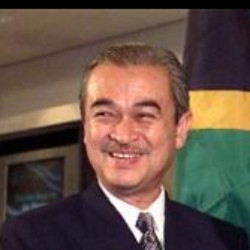
#> input picture Images/Abdullah_Ahmad_Badawi_0001.jpg, 250 x 250 px, found by its file name
$ python GenerateNoise.py
#> lines starting #> are read from the running program, lines starting #| are printed output that depends on the picture; after the words box and inside, x2 and y2 are one past the last pixel; in counts of white or black regions, pixels touching at a corner belong together
import cv2
import numpy as np
import matplotlib.pyplot as plt


import numpy as np


def label_regions(im, num_regions): #Directamente sacado del github (lic.py)

    # Builds an 8-connected graph of pixels, with edge weights being the
    # l2 distance between pixel colors in whatever color space they are in.
    # Then, finds the minimum-cost spanning forest with num_regions components.

    H, W, C = im.shape
    J, I = np.meshgrid(np.arange(W), np.arange(H))

    edges = []
    indices = I * W + J

    h_cost = np.sum((im[:, :-1, :] - im[:, 1:, :]) ** 2, axis=2) ** 0.5
    h_edges = list(zip(h_cost.ravel(), indices[:, :-1].ravel(), indices[:, 1:].ravel()))
    edges += h_edges

    v_cost = np.sum((im[:-1, :, :] - im[1:, :, :]) ** 2, axis=2) ** 0.5
    v_edges = list(zip(v_cost.ravel(), indices[:-1, :].ravel(), indices[1:, :].ravel()))
    edges += v_edges

    dr_cost = np.sum((im[:-1, :-1, :] - im[1:, 1:, :]) ** 2, axis=2) ** 0.5
    dr_edges = list(zip(dr_cost.ravel(), indices[:-1, :-1].ravel(), indices[1:, 1:].ravel()))
    edges += dr_edges

    ur_cost = np.sum((im[1:, :-1, :] - im[:-1, 1:, :]) ** 2, axis=2) ** 0.5
    ur_edges = list(zip(ur_cost.ravel(), indices[1:, :-1].ravel(), indices[:-1, 1:].ravel()))
    edges += ur_edges

    edges.sort()

    p, rank, components = np.arange(H * W), np.zeros(H * W), H * W

    def parent(x):
        if p[x] == x:
            return x
        p[x] = parent(p[x])
        return p[x]

    for cost, x, y in edges:
        if components <= num_regions:
            break

        x = parent(x)
        y = parent(y)
        if x == y:
            continue
        if rank[x] > rank[y]:
            x, y = y, x
        if rank[x] == rank[y]:
            rank[y] += 1
        p[x] = y
        components -= 1

    component_labels = dict()
    labels = np.zeros((H, W), dtype=np.int32)
    label_counts = []
    for i in range(H):
        for j in range(W):
            pi = parent(i * W + j)
            if pi not in component_labels:
                component_labels[pi] = len(component_labels)
                label_counts.append(0)
            labels[i, j] = component_labels[pi]
            label_counts[labels[i, j]] += 1

    return labels, label_counts


def generate_noise_image(im_gray, labels, label_counts, #Directamenete sacado del github (lic.py)
                         lambda_1=0.7, min_1=0, max_1=255,
                         lambda_2=0.3, min_2=0, max_2=255):

    """
    Generates a speckle noise image based on region labels and grayscale values.

    Args:
        im_gray (np.ndarray): 2D array of grayscale image values.
        labels (np.ndarray): 2D array of pixel region labels.
        label_counts (np.ndarray): Array containing the frequency of region labels.
        lambda_1 (float): Threshold 1 tuning parameter.
        min_1 (float): Threshold 1 low output value.
        max_1 (float): Threshold 1 high output value.
        lambda_2 (float): Threshold 2 tuning parameter.
        min_2 (float): Threshold 2 low output value.
        max_2 (float): Threshold 2 high output value.

    Returns:
        np.ndarray: 2D array representing the generated noise image.
    """

    im_gray = im_gray / 255.0
    H, W = im_gray.shape
    im_noise = np.zeros(im_gray.shape)

    K = len(label_counts)
    R = np.zeros(K)
    for i in range(H):
        for j in range(W):
            R[labels[i, j]] += im_gray[i, j]
    R /= np.array(label_counts)

    T_1 = lambda_1 * (1.0 - im_gray) ** 2.0
    T_2 = lambda_2 * (1.0 - im_gray) ** 2.0
    P = np.random.uniform(0, 1, (H, W))
    C_1 = min_1 * (P <= T_1) + max_1 * (P > T_1)
    C_2 = min_2 * (P <= T_2) + max_2 * (P > T_2)

    I = np.zeros((H, W))
    for i in range(H):
        for j in range(W):
            I[i, j] = im_gray[i, j] <= R[labels[i, j]]

    im_noise = C_1 * I + C_2 * (1.0 - I)
    return im_noise


# Cargas de la imagen tal y como lo hacen ellos en el github (run_lic.py)
filepath = "Images/Abdullah_Ahmad_Badawi_0001.jpg"
img = cv2.imread(filepath)
#> img is the input picture: shape (250, 250, 3); mean B, G, R 71.1, 81.6, 101.2
img = cv2.cvtColor(img, cv2.COLOR_BGR2RGB)
img_lab = cv2.cvtColor(img, cv2.COLOR_RGB2LAB)
#> img_lab: shape (250, 250, 3); mean of channels 0, 1, 2 91.1, 135, 136.8
img_gray = cv2.cvtColor(img, cv2.COLOR_RGB2GRAY)

#Generar etiquetas (sacado del github)
labels, label_counts = label_regions(img_lab, img_lab.shape[0] * img_lab.shape[1] // 8)
#> in label_regions, `h_cost = np.sum((im[:, :-1, :] - im[:, 1:, :]) ** 2, axis=2) ** 0.5`:
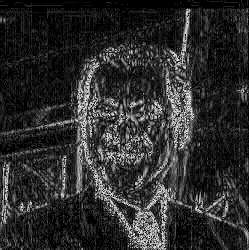
#> h_cost: shape (250, 249) float64; min 0, max 17.49, mean 3.1; drawn with min black and max white
#> in label_regions, `h_edges = list(zip(h_cost.ravel(), indices[:, :-1].ravel(), indices[:,..`: h_edges = 62250 items
#> in label_regions, `v_cost = np.sum((im[:-1, :, :] - im[1:, :, :]) ** 2, axis=2) ** 0.5`:
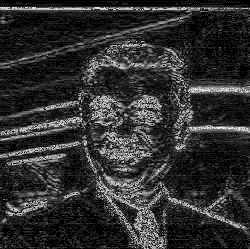
#> v_cost: shape (249, 250) float64; min 0, max 18.63, mean 3.51; drawn with min black and max white
#> in label_regions, `edges += v_edges`: edges = 124500 items
#> in label_regions, `dr_cost = np.sum((im[:-1, :-1, :] - im[1:, 1:, :]) ** 2, axis=2) ** 0.5`:
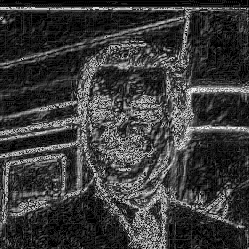
#> dr_cost: shape (249, 249) float64; min 0, max 18.84, mean 4.4; drawn with min black and max white
#> in label_regions, `dr_edges = list(zip(dr_cost.ravel(), indices[:-1, :-1].ravel(), indice..`: dr_edges = 62001 items
#> in label_regions, `edges += dr_edges`: edges = 186501 items
#> in label_regions, `ur_cost = np.sum((im[1:, :-1, :] - im[:-1, 1:, :]) ** 2, axis=2) ** 0.5`:
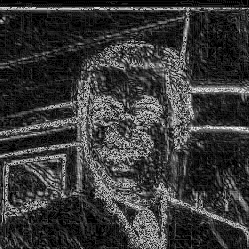
#> ur_cost: shape (249, 249) float64; min 0, max 19.31, mean 4.31; drawn with min black and max white
#> in label_regions, `ur_edges = list(zip(ur_cost.ravel(), indices[1:, :-1].ravel(), indices..`: ur_edges = 62001 items
#> in label_regions, `edges += ur_edges`: edges = 248502 items
#> the loop in label_regions, `for cost, x, y in edges:` made 134341 passes
#> (x, y, components) on passes 1, 2, 3, 4, 5, 7, 8, 9, 10, 12, 13, 15: (0, 1, 62499), (250, 1, 62498), (2, 1, 62497), (252, 1, 62496), (3, 1, 62495), (4, 5, 62494), (254, 5, 62493), (255, 5, 62492), (6, 5, 62491), (256, 5, 62490), (7, 5, 62489), (257, 5, 62488)
#> (x, y) on passes 6, 11, 14, 17, 20, 23: (1, 1), (5, 5), (5, 5), (5, 5), (5, 5), (5, 5)
#> after the loop in label_regions, `for cost, x, y in edges:`: components = 7812
#> after the loop in label_regions, `for i in range(H):`:
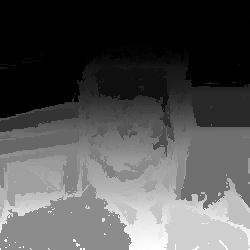
#> labels: shape (250, 250) int32; min 0, max 7811, mean 2570.4; drawn with min black and max white
#> label_counts = 7812 values, max 19298 at index 0, min 1 at index 4, mean 8
#Generar ruido (sacado del github)
im_noise = generate_noise_image(img_gray, labels, label_counts)
#> in generate_noise_image, `K = len(label_counts)`: K = 7812
#> after the loop in generate_noise_image, `for i in range(H):`: R = 7812 values, max 5274 at index 0, min 0.0235 at index 5, mean 2.71
#> in generate_noise_image, `R /= np.array(label_counts)`: R = 7812 values, max 0.996 at index 6919, min 0.0187 at index 3185, mean 0.409
#> in generate_noise_image, `C_1 = min_1 * (P <= T_1) + max_1 * (P > T_1)`: C_1: shape (250, 250) int64; 65.8% white; black in thin lines or dots
#> in generate_noise_image, `C_2 = min_2 * (P <= T_2) + max_2 * (P > T_2)`: C_2: shape (250, 250) int64; 85.2% white; black in thin lines or dots
#> after the loop in generate_noise_image, `for i in range(H):`:
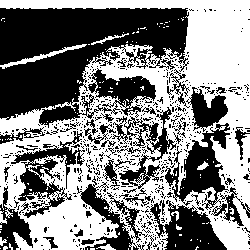
#> I: shape (250, 250) float64; values 0 (black) and 1 (white), 51.4% white; 585 black regions (540 under 20 px), largest, box (x1, y1, x2, y2) and area: (0, 8, 189, 128) 15034, (165, 123, 230, 210) 2263, (150, 200, 227, 250) 2068
#> in generate_noise_image, `im_noise = C_1 * I + C_2 * (1.0 - I)`:
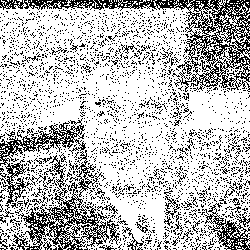
#> im_noise: shape (250, 250) float64; 74% white; black in thin lines or dots

# Mostrar resultado
plt.figure(figsize=(10,5))
plt.subplot(1,2,1)
plt.title("Imagen Original")
plt.imshow(img_gray, cmap="gray")
plt.axis("off")

plt.subplot(1,2,2)
plt.title("Imagen con Ruido")
plt.imshow(im_noise, cmap="gray")
plt.axis("off")

plt.show()
